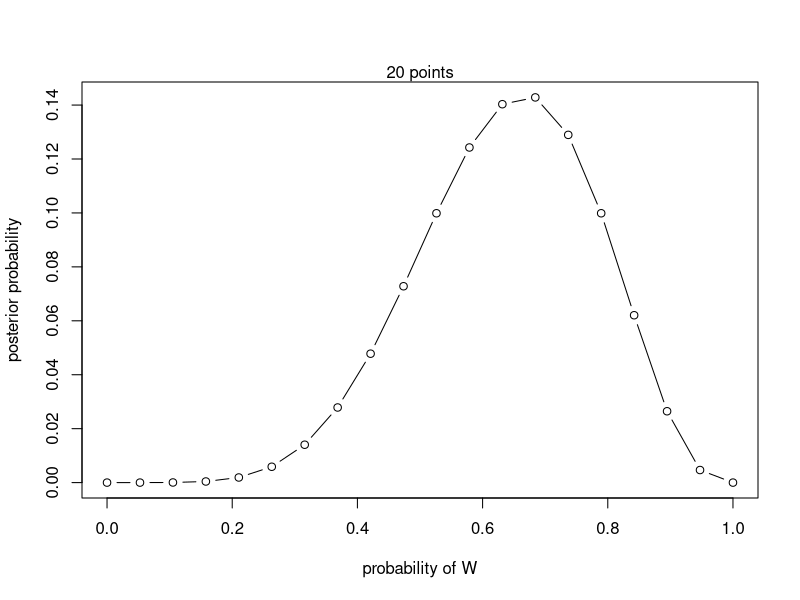

The R script that drew this image:
p_grid <- seq(from = 0, to = 1, length.out = 20)

# print(p_grid)

prior <- rep(1, 20)

likelihood <- dbinom(6, size = 9, prob = p_grid)
# Evidence observed is 6W, 3L out of total of 9. Test each probability by feeding it into the dbinom function

unstd.posterior <- likelihood * prior

posterior <- unstd.posterior/sum(unstd.posterior)

plot(p_grid, posterior, type = "b", xlab = "probability of W", ylab = "posterior probability")
mtext("20 points")